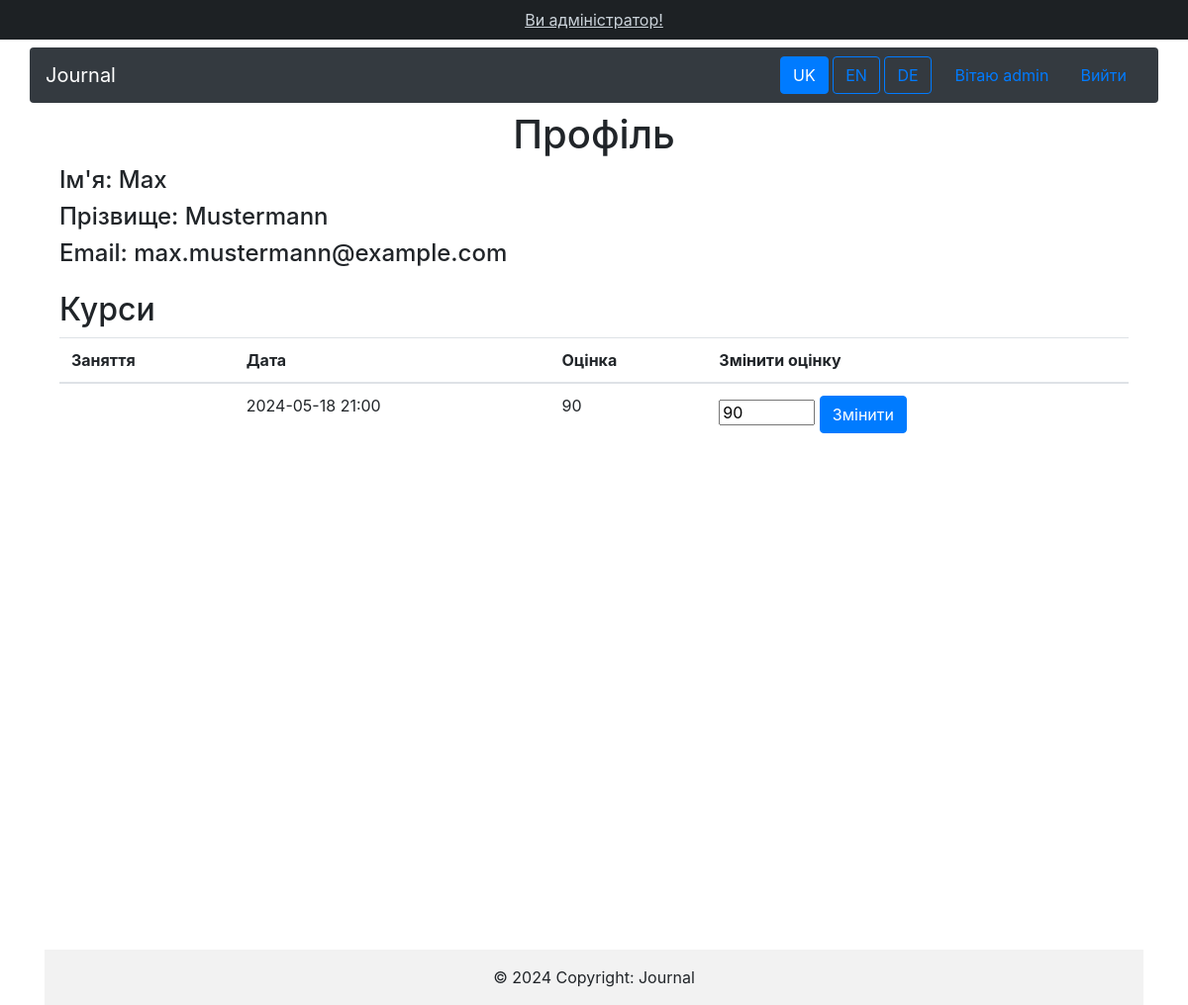
The app's page /uk/profile/4/ (signed in) with its own data.
### journal/models.py (models this page shows, shortened)
class Course(TranslatableModel):
    translations = TranslatedFields(
        title=models.CharField(_('Name of the course'), max_length=100),  # Назва курсу
        description=models.TextField(_('Description of the course'))  # Опис курсу
    )
    teacher = models.ForeignKey(
        'Profile',
        verbose_name=_('Teacher'),  # Викладач
        on_delete=models.CASCADE,
        limit_choices_to={'role': 'teacher'}  # Обмеження на вибір тільки викладачів
    )
    class Meta:
        verbose_name = _('Course')
        verbose_name_plural = _('Courses')

class Lesson(TranslatableModel):
    translations = TranslatedFields(
        title=models.CharField(_('Lesson title'), max_length=100),  # Назва заняття
        description=models.TextField(_('Lesson description'), blank=True, null=True)  # Опис заняття
    )
    course = models.ForeignKey(Course, verbose_name=_('Course'), on_delete=models.CASCADE)  # Курс
    schedule = models.DateTimeField(_('Scheduled time'))  # Час проведення
    class Meta:
        verbose_name = _('Lesson')
        verbose_name_plural = _('Lessons')

### journal/views.py (the view, shortened to what this page needs)
# urls.py: path('profile/<int:user_id>/', views.view_profile, name='view_profile'),
@login_required
def view_profile(request, user_id):
    user = get_object_or_404(User, pk=user_id)
    profile = user.profile
    is_teacher = request.user.profile.role == 'teacher'
    if is_teacher:
        courses = Course.objects.filter(teacher=request.user.profile).distinct()
    else:
        courses = Course.objects.filter(enrollment__student=profile)
    course_details = {}
    for course in courses:
        lessons = course.lesson_set.all()
        course_grades = {}
        for lesson in lessons:
            if is_teacher and course.teacher == profile:
                continue
            try:
                grade = Grade.objects.filter(lesson=lesson, student=profile).latest('id')
                course_grades[lesson] = grade.grade
            except Grade.DoesNotExist:
                course_grades[lesson] = None
            except MultipleObjectsReturned:
                grades = Grade.objects.filter(lesson=lesson, student=profile)
                grade = grades.latest('id')
                course_grades[lesson] = grade.grade
        if not (is_teacher and course.teacher == profile):  # Додаткова перевірка, щоб викладач не бачив свої оцінки
            course_details[course] = {
                'lessons': lessons,
                'grades': course_grades
            }
        if request.method == 'POST' and is_teacher:
            grade_form = GradeForm(request.POST)
            if grade_form.is_valid():
                lesson = grade_form.cleaned_data['lesson']
                student = grade_form.cleaned_data['student']
                grade, created = Grade.objects.get_or_create(lesson=lesson, student=student)
                grade.grade = grade_form.cleaned_data['grade']
                grade.save()
                return HttpResponseRedirect(reverse('view_profile', args=[user_id]))
        else:
            grade_form = GradeForm()
    user_form = None
    return render(request, 'profile.html', {
        'userStudent': user,
        'profile': profile,
        'course_details': course_details,
        'user_form': user_form,
        'grade_form': grade_form,
        'is_teacher': is_teacher,
    })

### journal/forms.py
class GradeForm(forms.ModelForm):
    class Meta:
        model = Grade
        fields = ['lesson', 'student', 'grade']
        widgets = {
            'lesson': forms.HiddenInput(),
            'student': forms.HiddenInput(),
        }

### journal/templatetags/custom_filters.py (called while the page is built)
@register.filter
def get_item(dictionary, key):
    return dictionary.get(key)

### journal/templates/profile.html (shortened to what this page needs)
{% extends "layout.html" %}
{% load static %}
{% load i18n %}
{% load custom_filters %}
{% block content %}
<div class="container">
    <h1 class="text-center">{% trans "Профіль" %}</h1>
    <h4>{% trans "Ім'я" %}: {{ userStudent.first_name }}</h4>
    <h4>{% trans "Прізвище" %}: {{ userStudent.last_name }}</h4>
    <h4>Email: {{ userStudent.email }}</h4>
    {% if course_details.items %}
        <h2 class="mt-4">{% trans "Курси" %}</h2>
    {% endif %}
    {% for course, details in course_details.items %}
        <table class="table">
            <thead>
                <tr>
                    <th>{% trans "Заняття" %}</th>
                    <th>{% trans "Дата" %}</th>
                    <th>{% trans "Оцінка" %}</th>
                    {% if is_teacher %}
                        <th>{% trans "Змінити оцінку" %}</th>
                    {% endif %}
                </tr>
            </thead>
            <tbody>
                {% for lesson in details.lessons %}
                    <tr>
                        <td>{{ lesson.title }}</td>
                        <td>{{ lesson.schedule|date:"Y-m-d H:i" }}</td>
                        <td>
                            {% if details.grades|get_item:lesson %}
                                {{ details.grades|get_item:lesson }}
                            {% else %}
                                {% trans "Оцінки ще немає" %}
                            {% endif %}
                        </td>
                        {% if is_teacher %}
                            <td>
                                <form method="post" action="{% url 'view_profile' user_id=userStudent.id %}">
                                    <input type="number" name="grade" min="0" max="100" value="{{ details.grades|get_item:lesson }}" required>
                                    <button type="submit" class="btn btn-primary">{% trans "Змінити" %}</button>
                                </form>
                            </td>
                        {% endif %}
                    </tr>
                {% endfor %}
            </tbody>
        </table>
    {% endfor %}
</div>
{% endblock %}

### journal/templates/layout.html (shortened to what this page needs)
{% load static %}
{% load i18n %}
{% get_current_language as CURRENT_LANGUAGE %}
{% get_available_languages as AVAILABLE_LANGUAGES %}
{% get_language_info_list for AVAILABLE_LANGUAGES as languages %}
<html>
    <head>
        <link rel="stylesheet" href="https://cdn.jsdelivr.net/npm/bootstrap@4.4.1/dist/css/bootstrap.min.css">
    </head>
    <body class="d-flex flex-column min-vh-100">
        {% if user.is_authenticated and user.is_staff %}
            <a href="/{{ CURRENT_LANGUAGE }}/admin" class="p-2 text-center bg-dark text-light">{% trans 'Ви адміністратор!'%}</a>
        {% endif %}
        <nav class="navbar container navbar-expand-lg navbar-dark bg-dark my-2 rounded">
            <a class="navbar-brand" href="{% url 'home' %}">Journal</a>
            <div class="collapse navbar-collapse" id="navbarsExample09" bis_skin_checked="1">
                <div class="languages text-uppercase mr-2">
                    {% for language in languages %}
                        <a href="/{{ language.code }}{{ request.get_full_path|slice:'3:' }}" {% if language.code == CURRENT_LANGUAGE %}class="btn btn-outline-primary active" {% else %} class="btn btn-outline-primary" {% endif %}>
                            {{ language.code }}
                        </a>
                    {% endfor %}
                </div>
                {% if user.is_authenticated %}
                    <a class="nav-link" href="{% url 'view_profile' user.id %}">{% trans "Вітаю" %} {{user.username }}</a>
                    <a href="{% url 'logout' %}" class="nav-link">{% trans "Вийти" %}</a>
                {% endif %}
            </div>
        </nav>
        <div class="container min-vh-100">
            {% block content %}
            {% endblock %}
        </div>
        <footer class="bg-body-tertiary text-center mt-auto container" >
            <div class="container p-4"></div>
            <div class="text-center p-3" style="background-color: rgba(0, 0, 0, 0.05);">
                © 2024 Copyright:
                <a class="text-body" href="https://mdbootstrap.com/">Journal</a>
            </div>
        </footer>
    </body>
</html>

### records on screen
Lesson: schedule "2024-05-18 21:00", grades|get_item "90", grade "90"

### other values on screen
{{ language.code }} "UK" "EN" "DE"
{{ user.username }} "admin"
{{ userStudent.first_name }} "Max"
{{ userStudent.last_name }} "Mustermann"
{{ userStudent.email }} "max.mustermann@example.com"
